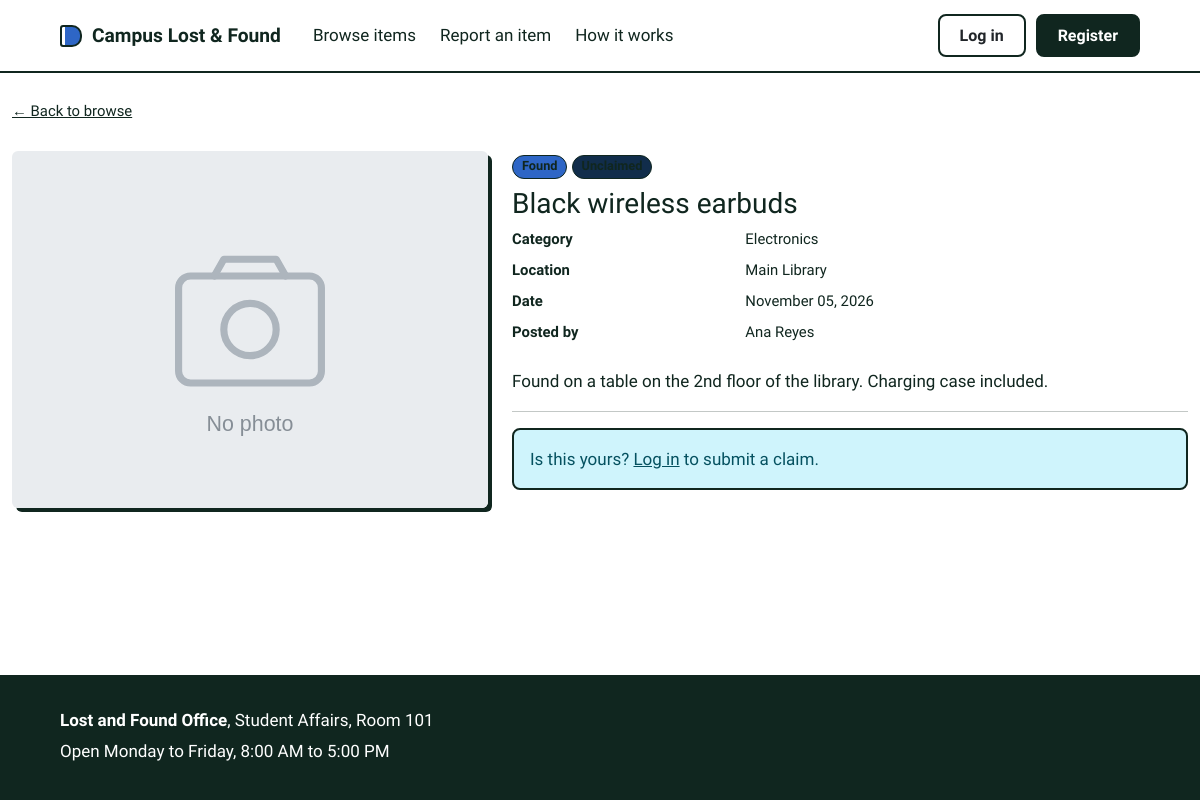
The page /item_view.php?id=2 on the database as committed earlier.
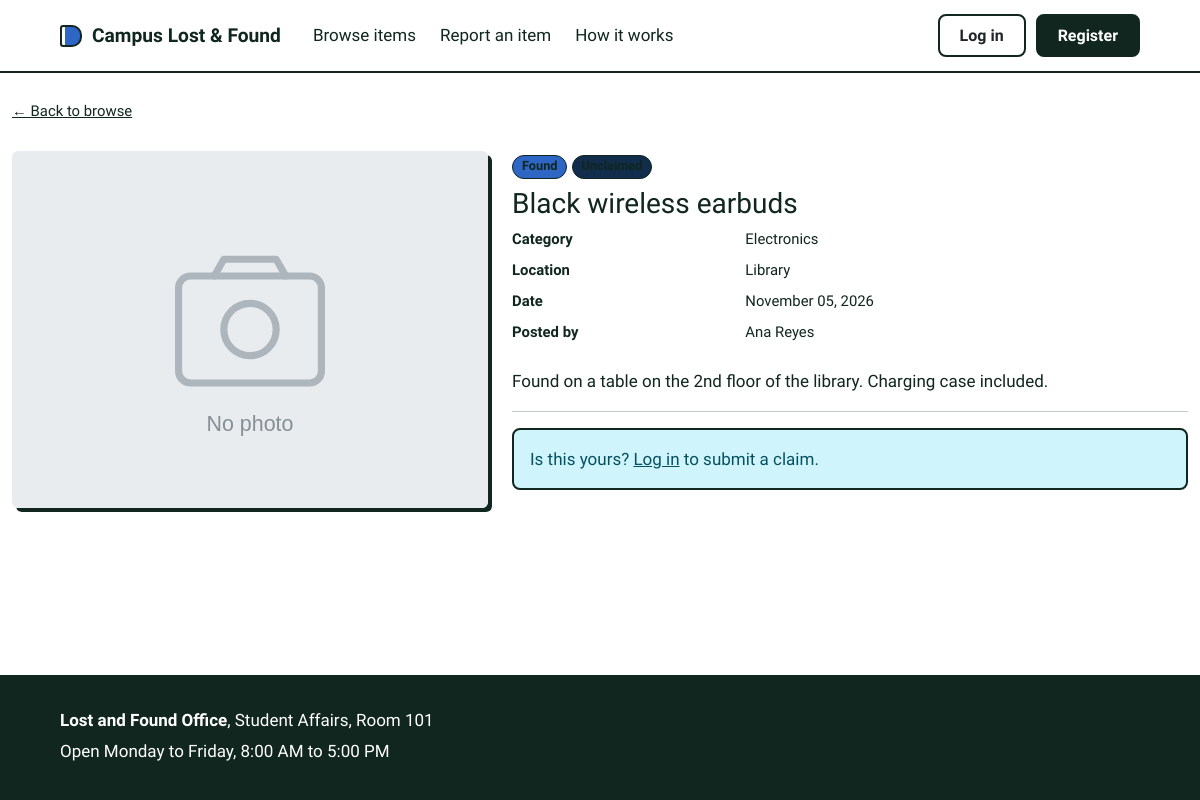
The same page on the database as committed later.
### tables this page shows
CREATE TABLE items (
    item_id         INT UNSIGNED AUTO_INCREMENT PRIMARY KEY,
    reporter_id     INT UNSIGNED NOT NULL,
    category_id     INT UNSIGNED NOT NULL,
    location_id     INT UNSIGNED NOT NULL,
    report_type     ENUM('Lost','Found') NOT NULL,
    item_name       VARCHAR(120) NOT NULL,
    description     TEXT NOT NULL,
    date_happened   DATE NOT NULL,
    photo_path      VARCHAR(255) NULL,
    claim_status    ENUM('Unclaimed','Claimed') NOT NULL DEFAULT 'Unclaimed',
    approval_status ENUM('Pending','Approved','Rejected') NOT NULL DEFAULT 'Pending',
    created_at      TIMESTAMP NOT NULL DEFAULT CURRENT_TIMESTAMP,
    updated_at      TIMESTAMP NOT NULL DEFAULT CURRENT_TIMESTAMP ON UPDATE CURRENT_TIMESTAMP,
    CONSTRAINT fk_items_reporter FOREIGN KEY (reporter_id) REFERENCES users(user_id)
        ON UPDATE CASCADE ON DELETE CASCADE,
    CONSTRAINT fk_items_category FOREIGN KEY (category_id) REFERENCES categories(category_id)
        ON UPDATE CASCADE ON DELETE RESTRICT,
    CONSTRAINT fk_items_location FOREIGN KEY (location_id) REFERENCES locations(location_id)
        ON UPDATE CASCADE ON DELETE RESTRICT,
    INDEX idx_items_filter (report_type, claim_status, approval_status),
    INDEX idx_items_date (date_happened)
);

CREATE TABLE locations (
    location_id   INT UNSIGNED AUTO_INCREMENT PRIMARY KEY,
    location_name VARCHAR(100) NOT NULL UNIQUE
);

CREATE TABLE categories (
    category_id   INT UNSIGNED AUTO_INCREMENT PRIMARY KEY,
    category_name VARCHAR(60) NOT NULL UNIQUE
);

CREATE TABLE users (
    user_id        INT UNSIGNED AUTO_INCREMENT PRIMARY KEY,
    role_id        TINYINT UNSIGNED NOT NULL,
    school_id_no   VARCHAR(30) NOT NULL UNIQUE,
    full_name      VARCHAR(100) NOT NULL,
    email          VARCHAR(120) NOT NULL UNIQUE,
    contact_no     VARCHAR(20) NULL,
    password_hash  VARCHAR(255) NOT NULL,
    account_status ENUM('Active','Inactive') NOT NULL DEFAULT 'Active',
    created_at     TIMESTAMP NOT NULL DEFAULT CURRENT_TIMESTAMP,
    CONSTRAINT fk_users_role FOREIGN KEY (role_id) REFERENCES roles(role_id)
        ON UPDATE CASCADE ON DELETE RESTRICT
);

### item_view.php (the view, shortened to what this page needs)
<?php
require_once __DIR__ . '/includes/functions.php';
$id = (int)($_GET['id'] ?? 0);
$s = $pdo->prepare("SELECT i.*, c.category_name, l.location_name, u.full_name AS reporter_name, u.contact_no
    FROM items i
    JOIN categories c ON c.category_id = i.category_id
    JOIN locations  l ON l.location_id = i.location_id
    JOIN users u ON u.user_id = i.reporter_id
    WHERE i.item_id = ?");
$s->execute([$id]);
$it = $s->fetch();
$me = current_user();
$myClaim = null;
require_once __DIR__ . '/includes/header.php';
?>
<a href="<?= url('browse.php') ?>" class="small">&larr; Back to browse</a>
<div class="row g-4 mt-1">
  <div class="col-md-5">
    <img src="<?= e(photo_url($it['photo_path'])) ?>" class="img-fluid rounded shadow-sm w-100" alt="<?= e($it['item_name']) ?>">
  </div>
  <div class="col-md-7">
    <div class="mb-2"><?= status_badge($it['report_type']) ?> <?= status_badge($it['claim_status']) ?>
      <?php if ($it['approval_status'] !== 'Approved'): ?><?= status_badge($it['approval_status']) ?><?php endif; ?></div>
    <h1 class="h3"><?= e($it['item_name']) ?></h1>
    <dl class="row small">
      <dt class="col-4">Category</dt><dd class="col-8"><?= e($it['category_name']) ?></dd>
      <dt class="col-4">Location</dt><dd class="col-8"><?= e($it['location_name']) ?></dd>
      <dt class="col-4">Date</dt><dd class="col-8"><?= e(date('F d, Y', strtotime($it['date_happened']))) ?></dd>
      <dt class="col-4">Posted by</dt><dd class="col-8"><?= e($it['reporter_name']) ?></dd>
    </dl>
    <p><?= nl2br(e($it['description'])) ?></p>
    <hr>
    <?php if ($it['claim_status'] === 'Claimed'): ?>
        <div class="alert alert-success">This item has been claimed.</div>
    <?php elseif (!$me): ?>
        <div class="alert alert-info">Is this yours? <a href="<?= url('login.php') ?>">Log in</a> to submit a claim.</div>
    <?php elseif ($it['reporter_id'] == $me['user_id']): ?>
        <div class="alert alert-secondary">This is your own report.</div>
    <?php elseif ($myClaim): ?>
        <div class="alert alert-info">Your claim is <strong><?= e($myClaim['claim_state']) ?></strong>.</div>
    <?php endif; ?>
  </div>
</div>
<?php require_once __DIR__ . '/includes/footer.php'; ?>

### includes/functions.php (shortened to what this page needs)
<?php
function e($v): string { return htmlspecialchars((string)$v, ENT_QUOTES, 'UTF-8'); }
function url(string $path = ''): string { return BASE_URL . '/' . ltrim($path, '/'); }
function current_user(): ?array { return $_SESSION['user'] ?? null; }
function photo_url(?string $name): string {
    return $name ? url('uploads/' . rawurlencode($name)) : url('assets/img/no-photo.svg');
}
function status_badge(string $status): string {
    $map = ['Unclaimed' => 'warning', 'Claimed' => 'success', 'Pending' => 'secondary',
            'Approved' => 'success', 'Rejected' => 'danger', 'Lost' => 'danger', 'Found' => 'primary'];
    return '<span class="badge bg-' . ($map[$status] ?? 'secondary') . '">' . e($status) . '</span>';
}

Rows that differ between the two databases and show on the page:
changed through a linked row, items "Black wireless earbuds": location.location_name "Main Library" → "Library"
